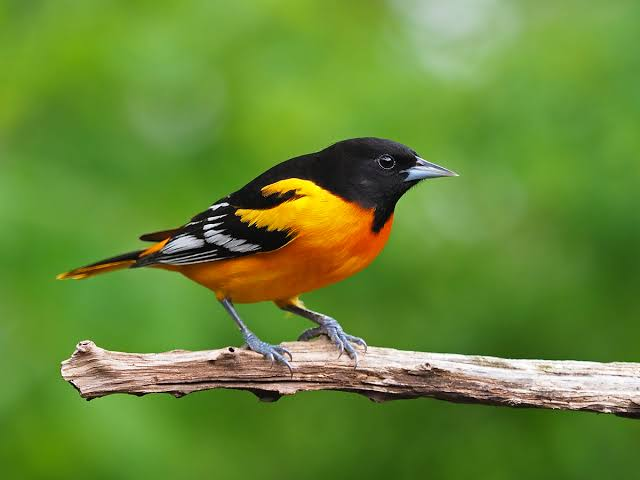
#> input picture bird.jpeg, 640 x 480 px, found by its file name
$ python watershed_segmenter.py
#> lines starting #> are read from the running program, lines starting #| are printed output that depends on the picture; after the words box and inside, x2 and y2 are one past the last pixel; in counts of white or black regions, pixels touching at a corner belong together
import numpy as np
import cv2
import heapq
import matplotlib.pyplot as plt
from collections import deque

# 1. Compute local minima as markers
def get_local_minima(gray):
    kernel = np.ones((3, 3), np.uint8)
    eroded = cv2.erode(gray, kernel)
    minima = (gray == eroded)
    return minima.astype(np.uint8)

# 2. Label each connected component (marker)
def label_markers(minima):
    num_labels, markers = cv2.connectedComponents(minima)
    return markers, num_labels

# 3. Watershed from scratch
# [53 lines left out: function watershed_from_scratch, not called in this run]

import numpy as np
import cv2
import heapq

# [43 lines left out: function improved_watershed, not called in this run]

def watershed_from_scratch(gray, markers):
    h, w = gray.shape
    WATERSHED = -1
    INIT = -2

    label_map = np.full((h, w), INIT, dtype=np.int32)
    label_map[markers > 1] = markers[markers > 1]  # Skip background marker

    pq = []
    # Initialize queue with marker boundaries
    for y in range(h):
        for x in range(w):
            if label_map[y, x] > 0:
                for dy in [-1, 0, 1]:
                    for dx in [-1, 0, 1]:
                        ny, nx = y+dy, x+dx
                        if 0 <= ny < h and 0 <= nx < w:
                            if label_map[ny, nx] == INIT:
                                heapq.heappush(pq, (gray[ny, nx], ny, nx))
                                label_map[ny, nx] = 0  # Queued

    # Improved flooding with gradient consideration
    while pq:
        intensity, y, x = heapq.heappop(pq)
        neighbors = []

        # Check 8 neighbors
        for dy in [-1, 0, 1]:
            for dx in [-1, 0, 1]:
                if dy == 0 and dx == 0:
                    continue
                ny, nx = y+dy, x+dx
                if 0 <= ny < h and 0 <= nx < w:
                    neighbors.append(label_map[ny, nx])

        # Find unique labels excluding watershed and background
        unique = set(n for n in neighbors if n > 0)

        if len(unique) == 0:
            label_map[y, x] = 1  # Background
        elif len(unique) == 1:
            label_map[y, x] = unique.pop()
        else:
            label_map[y, x] = WATERSHED

        # Add neighbors to queue
        for dy in [-1, 0, 1]:
            for dx in [-1, 0, 1]:
                ny, nx = y+dy, x+dx
                if 0 <= ny < h and 0 <= nx < w:
                    if label_map[ny, nx] == INIT:
                        heapq.heappush(pq, (gray[ny, nx], ny, nx))
                        label_map[ny, nx] = 0

    return label_map

# Gradio integration would use:
# [7 lines left out: function generate_watershed, not called in this run]


if __name__ == "__main__":
    # Run the process
    # Load grayscale image
    image = cv2.imread("/home/akshat/projects/CSL7360_Project/bird.jpeg", cv2.IMREAD_GRAYSCALE)
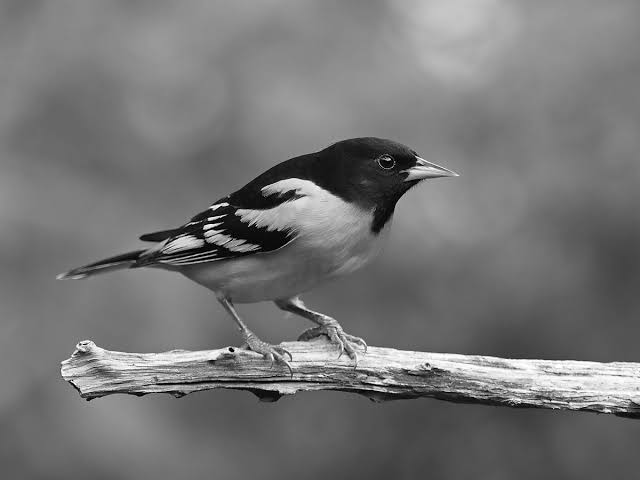
#> image: shape (480, 640); min 0, max 255, mean 117.5
    image = cv2.GaussianBlur(image, (5, 5), 0)
    minima = get_local_minima(image)
#> in get_local_minima, `eroded = cv2.erode(gray, kernel)`:
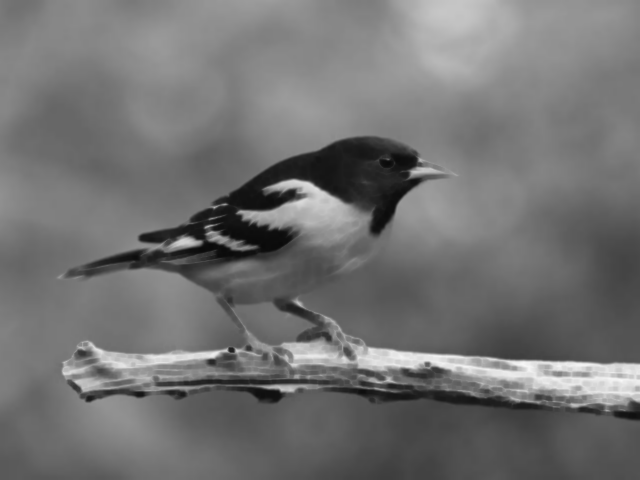
#> eroded: shape (480, 640); min 10, max 248, mean 114.1
#> in get_local_minima, `minima = (gray == eroded)`:
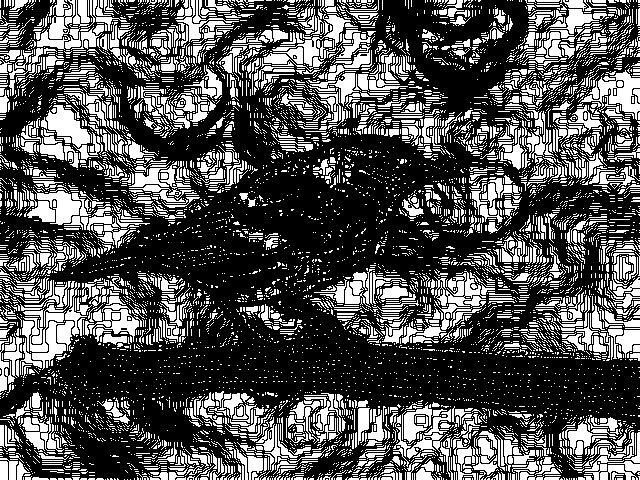
#> minima: shape (480, 640) bool; 32.4% white; 8068 white regions (6984 under 20 px), largest, box (x1, y1, x2, y2) and area: (580, 70, 640, 120) 1019, (46, 105, 90, 148) 942, (33, 189, 81, 225) 741
    markers, num_labels = label_markers(minima)
#> in label_markers, `num_labels, markers = cv2.connectedComponents(minima)`:
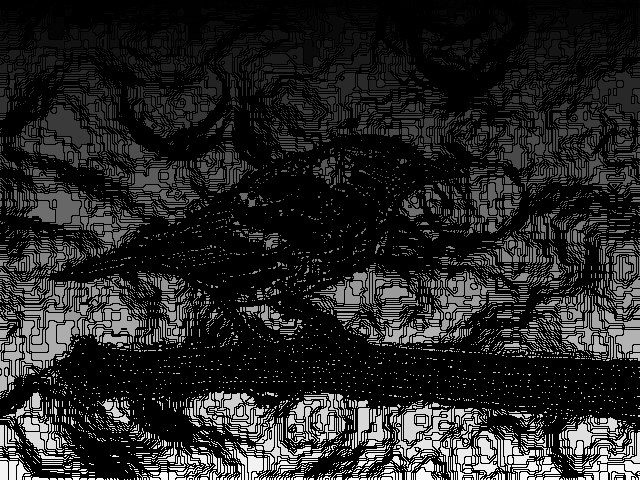
#> markers: shape (480, 640) int32; min 0, max 8068, mean 1235.4; drawn with min black and max white
#> in label_markers, `num_labels, markers = cv2.connectedComponents(minima)`: num_labels = 8069
#> num_labels = 8069
    result = watershed_from_scratch(image, markers)
#> the loop in watershed_from_scratch, `while pq:` made 207543 passes
#> (intensity, y, x) on passes 1 to 3: (11, 163, 387), (11, 240, 255), (11, 241, 255)
#> after the loop in watershed_from_scratch, `while pq:`:
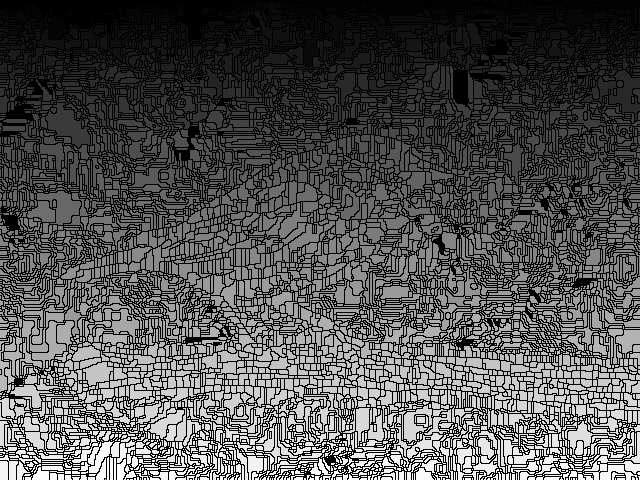
#> label_map: shape (480, 640) int32; min -1, max 8068, mean 2592.6; drawn with min black and max white

    # Visualization
    output = np.zeros((image.shape[0], image.shape[1], 3), dtype=np.uint8)
    output[result == -1] = [255, 0, 0]  # Watershed lines in red
    output[result > 0] = [0, 255, 0]    # Segments in green
    output[markers > 0] = [0, 0, 255]   # Original minima in blue


    # Save the original grayscale and the output image
    cv2.imwrite("original_grayscale.png", image)
    cv2.imwrite("watershed_output.png", output)
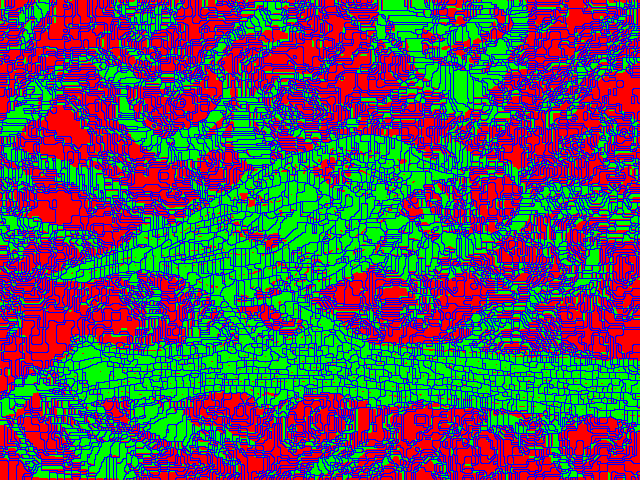
#> saved as watershed_output.png: shape (480, 640, 3); mean B, G, R 90.5, 81.8, 82.7

    print("Images saved as 'original_grayscale.png' and 'watershed_output.png'")
